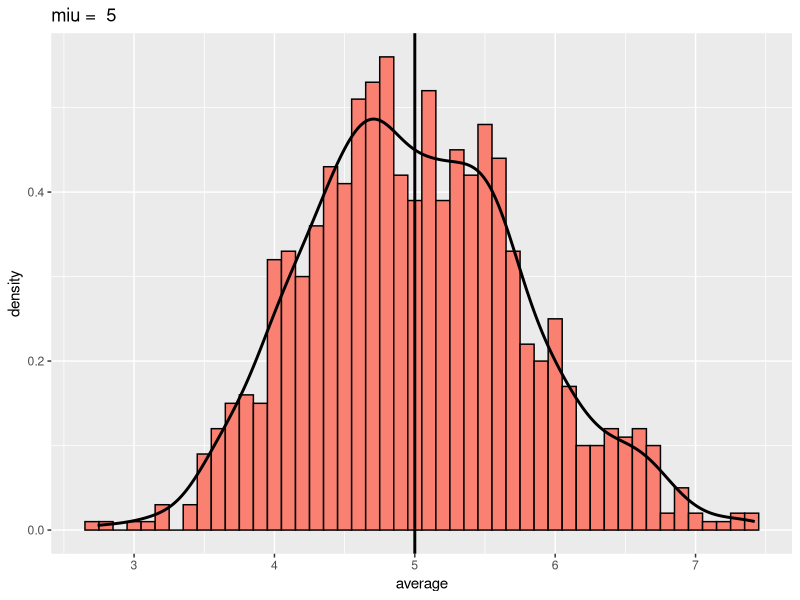
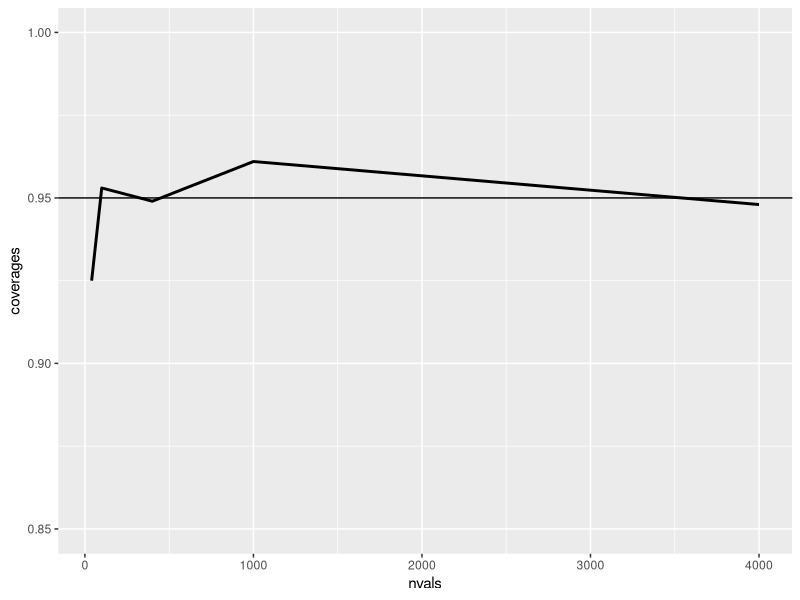

Write R code to recreate these figures, in order.
## ---- chunk 1
set.seed(2)
library(data.table)
library(ggplot2)
## ---- chunk 2
nosim <- 1000
n<-40
lambda<-0.2
mean(apply(matrix(rexp(nosim*n, lambda), ncol=n), 1, mean))
1/lambda
## ---- chunk 3
nosim <- 1000
n<-40
lambda<-0.2
sd(apply(matrix(rexp(nosim*n, lambda), ncol=n), 1, mean))^2
(1/lambda)^2/n
## ---- chunk 4
nosim <- 1000
n<-40
lambda<-0.2
df<-data.table(average=apply(matrix(rexp(nosim*n, lambda), ncol=n), 1, mean))
## ---- chunk 5
g <- ggplot(df, aes(x = average)) + labs(title = paste('miu = ', 1/lambda))
g <- g + geom_histogram(fill = "salmon",binwidth=0.1, aes(y = ..density..), colour = "black")
g <- g + geom_density(size = 1) + geom_vline(xintercept = 1/lambda, size =1)
g
## ---- chunk 6
# (This only needs to be done for the specific value of lambda). 
#lambdavals <- seq(0.05, 2.0, by = 0.05)
# nosim <- 1000
# myLambcov<-function(lambda) {
#   xhats<-matrix(rexp(nosim*n, lambda), ncol=n)
#   miu<-apply(xhats, 1, mean)
#   S<-apply(xhats, 1, sd)
#   ll <- miu - 1.96*S/sqrt(n)
#   ul <- miu + 1.96*S/sqrt(n)
#   mean(ll < 1/lambda & ul > 1/lambda)
# }  
# n<-40; coverage40 <- sapply(lambdavals, myLambcov )
# n<-400; coverage400 <- sapply(lambdavals, myLambcov)
nosim <- 1000
lambda<-0.2
set.seed(4)
nvals<-c(40,100,400,1000,4000)
coverages<-sapply(nvals, function(n) {
  xhats<-matrix(rexp(nosim*n, lambda), ncol=n)
  miu<-apply(xhats, 1, mean)
  S<-apply(xhats, 1, sd)
  ll <- miu - 1.96*S/sqrt(n)
  ul <- miu + 1.96*S/sqrt(n)
  mean(ll < 1/lambda & ul > 1/lambda)
})
## ---- chunk 7
#dat<-rbind(data.frame(sno=40,lambdavals,coverage=coverage40),data.frame(sno=400,lambdavals,coverage=coverage400))

g <- ggplot() 
# g <- g + geom_line(data=data.frame(lambdavals,coverage40), aes(x=lambdavals,y=coverage40,color="40"),size=1)
# g <- g + geom_line(data=data.frame(lambdavals,coverage400), aes(x=lambdavals,y=coverage400,color="400"),size=1)
# g <- g + scale_colour_manual("# of samples",values = c("40" = "red","400" = "blue"))
g <- g + geom_line(data=data.frame(nvals,coverages), aes(x=nvals,y=coverages),size=1)
g <- g + geom_hline(yintercept = 0.95)
g <- g + coord_cartesian(ylim = c(0.85,1))
g
